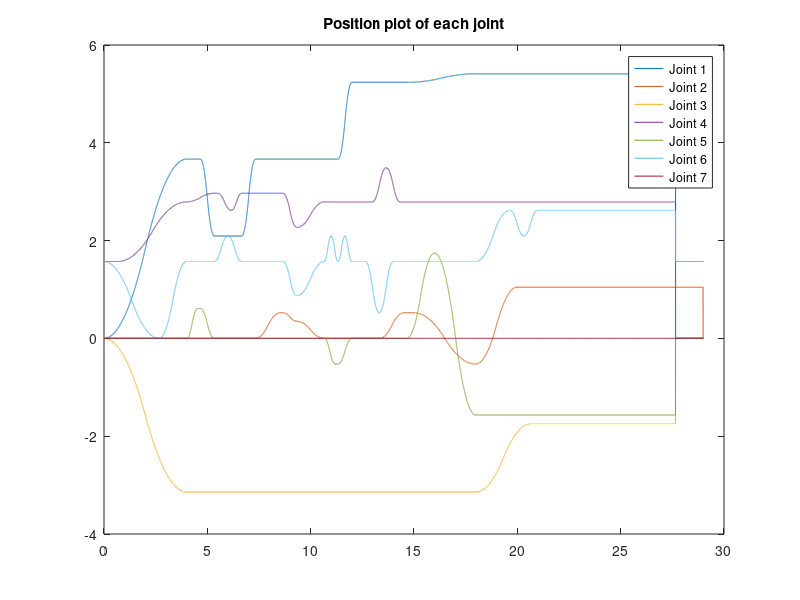
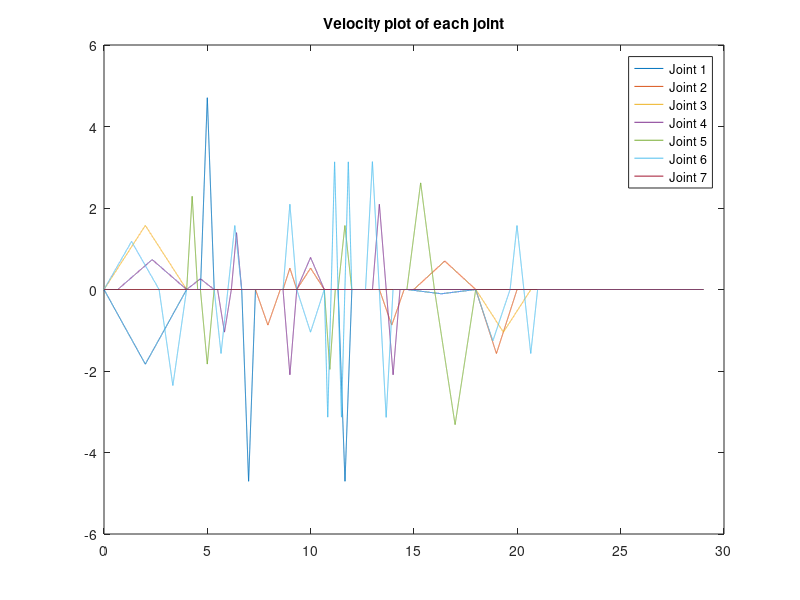

Write MATLAB code to recreate these figures, in order.
clear
clc
close all

%Joint1 v = 1.25 a =4
%Joint2 v =  a =    v= 1.5 a = 5 at 65 (for 1 second of 0)
%BOM IS 84 and that 1.4 seconds per beat
initial_position = [0 0 0 90 0 -90 0];
initial_position = initial_position*(pi/180);

%defines the limits of the velocity and acceleration of the panda to ensure
%it never exceeds P_phase4(n) = Strumming_pattern(2,n);
vel_max = [2.175 2.175 2.175 2.175 2.61 2.61 2.61]; %rad/s
a_max = [15 7.5 10 12.5 15 20 20]; %rad/s^2

%sets initial position of panda (must match initial in cpp code)
Initial_position = [0, -pi/4, 0, -3 * pi/4, 0, pi/2, pi/4];
phases = 5; %this is the number of target locations the program will have
joint = 1;

pandafilename = 'dance_pattern70.csv'; %name of csv that will be produced



%% Desired Inputs 
BPM = 45;
Time_factor = 60/BPM;
a=2;
%Creates the Position Blocks for the dance moves
side_to_side = {[0 20 0 -40 0 40 0 -20 0]; 0; 0; 0; [0 45 -45 0 -45 45 0 45 -45 0 -45 45 0]; [-20 40 -20 -20 0 40 -20 -20 0 40 -20 -20 20 0]; 0};
side_to_side_t = {[0.5 2 2 4 2 4 2 1.5 2]; 20; 20; 20; [0.25 1 0.75 2.25 2 1.75 2.25 2 1.75 2.25 1 0.75 2]; [2 1 1 1 3 1 1 1 3 1 1 1 1 2];20};
side_lean = {};
sway = {0.5*[-30 60 -60 60 -60 60 -60 30];[-20 0 20];0.5*[30 -60 60 -60 60 -60 60 -30];[0];[10 -20 20 -20 20 -20 20 -10];0;0};
sway_t = {2*[1 1 1 1 1 1 1 1];2*[1 6 1];2*[1 1 1 1 1 1 1 1];2*8;2*[1 1 1 1 1 1 1 1];2*8;2*8};
drop1 = {[0 45 -45 -45 45];-1*[0 90 -90 90 -90];0;[0 80 0 -80 80 -80 0];[0 -45 45];[20 0 -20 20 -40 40 -20];[45 -90 90 -90 90 -45 90 -180 90]};
drop1_t = {[8 2 2 2 2];[8 2 2 2 2];16;[0.5 6.5 1 2 2 2 2];[13.5 1 1.5];[1 6 1 2 2 2 2];[2 2 2 2 2 2 2 2 2]};
%drop2


forward_back_slow = {0; [20 0 -40 0 40 0 -20 0]; 0; -[20 0 -40 0 40 0 -20 0];0;[0 10 -10 0 10 -10 0 10 -10 0 10 -10];0};
for i = 1:numel(forward_back_slow)
    if (-1)^i > 0
        forward_back_slow_inv{i,1} = -1*forward_back_slow{i,1};
    else
        forward_back_slow_inv{i,1} = forward_back_slow{i,1};
    end
end
forward_back_slow_t = {16; [2 2 2 2 2 2 2 2]; 16; [2 2 2 2 2 2 2 2]; 16;[2 1 1 2 1 1 2 1 1 2 1 1];16};

circle = {[0 30 -60 60 -60 60 -60 30 0]; 0; [0 -50 100 -100 100 -100 100 -50 0];[0 -20 40 -40 40 -40 40 -40 20];0;[-20 40 -40 40 -40 40 -40 20];0};
circle_t = {2*[2 1 2 2 2 2 2 1 2];2*16;2*[2 1 2 2 2 2 2 1 2];2*[0.25 2 2 2 2 2 2 2 1.75];2*16;2*[2 2 2 2 2 2 2 2];2*16};

bb_five = 45;
bass_bounce = {0;0;0;0.25*[10 -10 10 -10 10 -10 10 -10 10 -10 10 -10 10 -10 10 -10];[0 bb_five 0 -bb_five 0 bb_five 0 -bb_five 0 bb_five 0 -bb_five 0];[-90 0 40 0 -40 0 90 0 -90 0 90];[0 45 0 -45 0]};
bass_bounce_t = {32;32;32;[2 2 2 2 2 2 2 2 2 2 2 2 2 2 2 2];[1.625 1.125 2.625 1.375 2.625 1.375 8 1 5.625 1.375 2.625 1.375 1];[1.625 5.375 0.875 0.125 1.625 10.375 1.625 2.375 1.625 5.375 1];[21.625 1.125 0.25 1 8]};
bass_bounce_inv = {0;0;0;0.25*[10 -10 10 -10 10 -10 10 -10 10 -10 10 -10 10 -10 10 -10];[0 -bb_five 0 bb_five 0 -bb_five 0 bb_five 0];[ -90 0 90 -90 0 90 0 -90 0 90 0 20 0 -20];[0 45 0 -45]};
bass_bounce_inv_t = {32;32;32;[2 2 2 2 2 2 2 2 2 2 2 2 2 2 2 2];[1.625 1.375 8 1 5.625 1.375 8 1 4];[1.625 1.375 1 1.625 6.375 1.625 2.375 1.625 10.375 1.375 0.25 1.125 0.25 1];[ 13.625 1.125 0.25 1 16]};

%hip_sway
head_bob = {0; [0 5 -5 5 -5 5 -5 5 -5];0; [0 10 -10 10 -10 10 -10 10 -10];0; [20 -20 20 -20 20 -20 20 -20];0};
head_bob_t = {9; [0.75 1 1 1 1 1 1 1 1.25]; 9; [0.5 1 1 1 1 1 1 1 1.5];9;[1 1 1 1 1 1 1 2];9};

fast_bob = {[0 5 -10 10 -10 10 -10 10 -5];0;[0 5 -10 10 -10 10 -10 10 -5];[-5 10 -10 10 -10 10 -10 10 -10 10 -10 10 -10 5];[30 -60 60 -60 60 -60 60 -30];0.75*[-20 40 -40 40 -40 40 -40 40 -40 40 -40 40 -40 20];0};
fast_bob_t = {[0.25 1 1 1 1 1 1 1 0.75];8;[0.125 1 1 1 1 1 1 1 0.875];[1 0.5 0.5 0.5 0.5 0.5 0.5 0.5 0.5 0.5 0.5 0.5 0.5 1];[1 1 1 1 1 1 1 1];[1 0.5 0.5 0.5 0.5 0.5 0.5 0.5 0.5 0.5 0.5 0.5 0.5 1];8};

wave = {0;-1*[-45 0 10 -20 20 -20 20 -20 20 -20 20 -20 20 -20 55];0;[45 0 10 -20 20 -20 20 -20 20 -20 20 -20 20 -20 -35]; 0;0.5*[-30 60 -60 60 -60 60 -60 60 -60 60 -60 60 -60 60 -30 0];0};
wave_t = {17;[2 0.75 1 1 1 1 1 1 1 1 1 1 1 1 2];17;[2 0.25 1 1 1 1 1 1 1 1 1 1 1 1 2.75]; 17;[2 1.0 1.0 1.0 1.0 1.0 1.0 1.0 1.0 1.0 1.0 1.0 1.0 1.0 1.0 1];17};

forward_back = {0;-1*[-10 20 -20 20 -20 20 -20 20 -20 20 -20 20 -20 20 -10];0*[-10 20 -20 20 -20 20 -20 20 -20 20 -20 20 -20 20 -10];-1*[-10 20 -20 20 -20 20 -20 20 -20 20 -20 20 -20 20 -10];0;[-20 40 -40 40 -40 40 -40 40 -40 40 -40 40 -40 40 -20];0};
forward_back_t = {2*16;2*[2 1 1 1 1 1 1 1 1 1 1 1 1 1 1];2*[2 1 1 1 1 1 1 1 1 1 1 1 1 1 1];2*[2 1 1 1 1 1 1 1 1 1 1 1 1 1 1];2*16;2*[2 1 1 1 1 1 1 1 1 1 1 1 1 1 1];2*16};

triangle_intro = {[5 0 -10 0 5 0 5 0 -5];0;[5 0 -10 0 5 0 5 0 -5];[0 10 0 -10 0];[15 0 -30 0 15 0 15 0 -15];0;0};
triangle_intro_t = {[2 2 1 0.5 0.75 0.25 1 0.5 1];9;[2 2 1 0.5 0.75 0.25 1 0.5 1];[5.5 0.75 0.25 1 1.5];[2 2 1 0.5 0.75 0.25 1 0.5 1];9;9};

head_intro = {0;0;0;[0 10 0 -10];[0 45 0 -90 0 45 0];[90 0 -90 0 180 0 -90];0};
head_intro_inv = head_intro;
head_intro_inv{5} = -1*head_intro{5};
head_intro_t = {9;9;9;[6.6 0.9 0.5 1];[4 1 0.5 0.75 0.25 1 1.5];[2 2 1 1.5 1 0.5 1];9}; 

darbuka_beat ={0;[0 20 0 -20];0;[0 -35 0 15 0 20];0;[0 -20 35 0 -15 0];[0 30 -30]};
darbuka_beat_t = {8;[0.5 2.5 4 1];8;[0.5 2.5 1.5 1 1.5 1];8;[0.5 2.5 1.25 0.25 1 2.5];[6 1 1]};%0.5 2.5 1 0.5 1 1 0.5 1

arc = {[90 0 -90];[45 -90 0 90 0 -90 0 45];[-90 0 30 0 -60 0 120];[0 30 -30 0 30 -30 0];[0 20 -40 20 0];[0 20 -20 20 -20 0];0};
arc_t = {[4 24 4];[4 4 4 4 4 4 4 4];[4 12 3.5 0.5 4 4 4];[4 2 2 4 2 2 16];[24 1 2 1 4];[8 1 1 1 1 20];32};

wait = {0;[0 2 -2 2 -2];0;0;0;[1 -1 1 -1];0};
Bwait = {0;0;0;[2 -2 2];0;[5 -5 5];0};
Bwait_t = {3;3;3;[1 1 1];3;[1 1 1];3};
wait_t = {4;[0.25 1 1 1 0.75];4; 4;4;[1 1 1 1];4};
wait_single_t = {1;1;1;1;1;1;1};


hip_wait = {[20 0 -20 0 -20 0 20];0;[-20 0 20 0 20 0 -20];0;[20 0 -20 0 -20 0 20];[-50 0 50];0};
hip_wait_t = {[1 0.5 2.25 0.25 1 0.5 2.5];8;[1 0.5 2.25 0.25 1 0.5 2.5];8;[1 0.5 2.25 0.25 1 0.5 2.5];[1.5 5 1.5];8};  

cue = {0;0;[0 -20 0 20];[0 -20 0 20];[-90 0];[-60 0 30 -30 30 -30];0};
cue_t = {8;8;[0.25 1.5 5 1.25];[0.25 1.5 5 1.25];[3 5];[1.5 3.5 0.75 0.75 0.75 0.75];8};

length = 32;
for i = 1:(length/4)
    pulse(i) = 40*(-1)^(i+1);
    pulse_next(i) = pulse(i)/10;
    pulse_t(i) = 4;
    if i == length/4
        pulse(i) = 20;
    end
end
pulse_next_t = pulse_t; 
pulse_next_t(length/4) = pulse_t(2)-0.25; 
watch = {0;0;0;[0 pulse_next];[0 90]; pulse;0};
pulse(end) = -40;
watch_inv = {0;0;0;[0 pulse_next];[0 70]; pulse;0};
watch_t ={32;32;32;[0.25 pulse_next_t];[30.25 1.75];pulse_t;32};

pose_look = {[0 30 -60 30 0];[35 0 -25 0 25 0 -35 0];0;[-45 0 50 0 -50 0 45 0];[0 -10 20 -10 0];[25 0 10 -95 0 95 -10 0 -25 0];[0 -15 30 -15 0]};
pose_look_t = {[1.5 1.5 1 1.5 10.5];[1.25 2.75 1.25 2.75 1.5 2.5 1.5 2.5];16;[1.25 2.75 1.25 2.75 1.25 2.75 1.5 2.5];[5.5 1.5 1 1.5 6.5];[1.25 2.5 0.25 1.0 2.75 1 0.25 3 1.5 2.5];[9.5 1.5 1 1.5 2.5]};

back_pose = {0;[-20 0 40 0 -20 0];0;[20 0 -40 0 5 15 0];[0 20];[0 20 -20 0  20 -20 0];0};
back_pose_t = {12;[2 2 2 2 2 2];12;[1.5 .5 3 1 2 2 2];[9.5 2.5];[1.5 2.5 1 0.5 2.5 1 3];12};

side_pose = {[10 0 -20 0 10 0];[0 -5 0 -5];[-15 0 30 0 -15 0];0;[-15 0 -15 15 0 15 -15 0];0;0};
side_pose_t = {[1 3 1 3 1 3];[1.5 2.5 5.5 2.5];[1 3 1 3 1 3];12;[1 0.5 2.5 1 0.5 2.5 1 3];12;12};

Up_downlook = {[0 -30 0 60 0 -30 0];[40 0 -20 0 -20 0];[0 30 0 -60 0 30 0];[-40 0 70 0 -30 0];[0 35 0 -70 0 35 0];[0 -30 0 30 0];0};
Up_downlook_t = {[8 3 1 3 1 3 5];[2 2 2 14 2 2];[8 3 1 3 1 3 5];[3 1 3 13 3 1];[8 3 1 3 1 3 5];[4 2 14 2 2];24};



j=1;
head_nod_t = zeros(1,20)+1; 
head_nod = zeros(1,20)+15;
head_nod2 = zeros(1,10)+15;
head_nod_t0 = zeros(1,10)+2; 
for i = 1:numel(head_nod_t0)
    head_nod2(i) = ((-1)^(i))*head_nod2(i);

end
for i = 1:numel(head_nod_t)
    
    if j < 0
        head_nod(i) = -head_nod(i);
    end
    if ((-1)^(i)) > 0 
        head_nod(i) = 0;
        j = -j;
    end
end

breath_offset1 = 0.125*head_nod2 - 0.25*head_nod2;
breath_offset1 = [0 breath_offset1];
head_nod_t1 = [0.5 head_nod_t0];
head_nod_t1(end) = 1.5;

breath_offset2 = 0.2*head_nod2 - 0.4*head_nod2;
breath_offset2 = [0 breath_offset2];
head_nod_t2 = [0.25 head_nod_t0];
head_nod_t2(end) = 1.75;

follow_wait={0;breath_offset1;0;breath_offset2;[-70 0 140 0 -70];head_nod2;0};
follow_wait_inv = follow_wait;
follow_wait_inv{5} = -1*follow_wait{5};
follow_wait_t = {20;head_nod_t1;20;head_nod_t2;[2 6 4 6 2];head_nod_t0;20};

Build = {[0 -20 20];[0 -45 45];[0 30 -30];[0 45 -45];[0 -70 70];[0 20 -20];[0 -80 80]};
Build_t = {[4 4 4];[4 4 4];[4 4 4];[4 4 4];[4 4 4];[4 4 4];[4 4 4]};
 

compassion = {0;[-10 0 -10 0 -10 0 10 0 10 0 10 0];0;[10 0 10 0 10 0 -10 0 -10 0 -10 0];[30 0 -60 0 60 0 -60 0 60 0 -30 0];head_nod;[15 0 -30 0 30 0 -30 0 30 0 -15 0]};

compassion_t = {24;[2 2 2 2 2 2 2 2 2 2 2 2];24;[2 2 2 2 2 2 2 2 2 2 2 2];[2 2 2 2 2 2 2 2 2 2 2 2];head_nod_t;[2 2 2 2 2 2 2 2 2 2 2 2]};
%pride2(tallsway)
%pride(raise head)
%joy1(pumpup)

Mirror = {-1*[0 90 0 -90];-1*[0 -45 0 90 0 -90 45];-1*[0 10 -10 0];-1*[0 45 0 -90 0 90 -45];-1*[0 60 -60 0 90 0 -90 0 60 -60];[-90 0 90 0 30 -30 -90 -45 45 0 10 80];0};
Mirror_inv = {-1*[0 -55 0 55];-1*[0 -45 0 90 0 -90 45];-1*[0 -10 10 0];-1*[0 45 0 -90 0 90 -45];-1*[0 -60 60 0 -90 0 90 0 -60 60];[-90 0 90 0 30 -30 90 -45 45 0 -10 -80];0};
Mirror_t = {[4.35 2.65 23 2];[0.25 1.75 6.25 2.75 17 2 2];[4.25 1.375 1.125 25.25];[0.25 1.75 6.25 2.75 17 2 2];[4 2 2 8 3 5 3 1 2 2];[2 6 3 1 2 2 4 2 2 4 2 2];32};  

%% UTOPIA

standing_rest = {-210;0;180;[0 70];0;[90 -90];0};
standing_rest_t = {3;3;3;[0.5 2.5];3;[2 1];3};

sts = {[0 90];0;0;10;[35 0 -35];0 ;0};
sts_t = {[0.5 0.5];1;1;1;[.4 0.1 .5]; 1;1};

drop = {0;0;0;[0 -20 20];0;[-30 30];0}; %drops sideways
drop_t = {1;1;1;[0.125 0.5 0.375];1;[0.5 0.5];1};

leanback = {[-90 0]; [0 -30, 0 10]; 0; [0 -40]; 0; [0, 40]; 0;}; %top drops down and returns facing straight 
leanback_t = {[0.5 1.5];[0.5 0.9 0.1 0.5];2;[1.5 0.5]; 2;[1.5 0.5];2}; 

dropb = {0; [0 0]; 0; 0; 0; [-60 60]; 0;};
dropb_t = {1;[0.5 0.5];1;1;1;[0.5 0.5];1};

return_torest = {0; 20; 0;30;0;-40;0}; %return to straight up facing forward
return_torest_t = {1;1;1;1;1;1;1};

shoulder = {[0 -90];0;0;0;[-30 0 30]; [-30 30 -30 30]; 0;};
shoulder_t = {[0.5 0.5];1;1;1;[0.4 0.1 0.5];[ 0.25 0.25 0.25 0.25];1};

wave = {0; [0 0 -30 0]; 0; [0 0 40 -40 0]; 0; [0 60 -60 0]; 0;};%need to go sideways           
wave_t = {2;[0.5 0.5 0.9 0.1];2;[0.5 0.25 0.5 0.5 0.25]; 2;[0.5 0.5 0.5 0.5];2};

fake_spin = {-10;[0 60];0;0;[100 -190];0;0};
fake_spin_t = {2.5;[.25 2.25];2.5;2.5;[1 1.5];2.5;2.5};

arcut = {0;[-90 0];[-80 0];0;0;[-60 30 -30];0};
arcut_t = {2.25 ;[1.5 1.75];[2 .25];2.25;2.25;[1.25 0.5 0.5];2.25};

endscene = {0;0;0;0;0;0;0};
endscene_t = {5;5;5;5;5;5;5};
%% Dance time
%Part_B
Dance_routine = {standing_rest sts drop leanback return_torest shoulder wave fake_spin arcut endscene};
Dance_routine_t = {standing_rest_t sts_t drop_t leanback_t return_torest_t shoulder_t wave_t fake_spin_t arcut_t endscene_t};

xarmfilename = 'forest1b.csv';
%PartA
%Dance_routine = {head_intro darbuka_beat darbuka_beat Bwait wait forward_back_slow forward_back_slow bass_bounce arc follow_wait hip_wait circle compassion watch_inv wait Mirror compassion Up_downlook wait hip_wait Build back_pose side_pose wait Up_downlook wait triangle_intro};
%Dance_routine_t = {head_intro_t darbuka_beat_t darbuka_beat_t Bwait_t wait_t forward_back_slow_t forward_back_slow_t bass_bounce_t arc_t follow_wait_t hip_wait_t circle_t compassion_t watch_inv_t wait_t Mirror_t compassion_t Up_downlook_t wait_t hip_wait_t Build_t back_pose_t side_pose_t wait_t Up_downlook_t wait_t triangle_intro_t};

%%

%Does not move
Wait = [0;0;1];

%******Part to change******
n = numel(Dance_routine);

%Time input of each joint
t1 = [];
t2 = [];
t3 = [];
t4 = [];
t5 = [];
t6 = [];
t7 = [];


Phase_array = [];
time_array = [];
P_phase = {};
t_phase = {};
spot = 1;
for j = 1:7
    Phase_array = [];
    time_array = [];
    for m = 1:n
        Phase_array = [Phase_array Dance_routine{m}{j}];
        time_array = [time_array Dance_routine_t{m}{j}];
    end
    P_phase{j} = Phase_array;
    t_phase{j} = Time_factor*time_array;
    
end
%Adds in Strumming pattern

debugt = t_phase;
debugp = P_phase;
% t_phase = {t1; t2; t3; t4; t5; t6; t7}; %time it will take to complete each phase
% P_phase = {P_phase1; P_phase2; P_phase3; P_phase4; P_phase5; P_phase6; P_phase7}; 
%target position of each phase

t_step = 0.001; %value of time steps for lamba function
%finds total t to make arrays

%%

for i = 1:numel(t_phase) 
t_test(i) = sum(t_phase{i});
end


%finds total t to make arrays
t_total = max(t_test);
datapoints = int64(t_total/t_step);
time = linspace(0,t_total,datapoints);
Trajectory = zeros([7 datapoints]);
Velocity = zeros([7 datapoints]);


for j = 1:7 %runs the program 7 times for each joint
    phases = numel(P_phase{j}); 
    i=1;
    currentplace = 0;
    current_pos = 1;
    t_pos = 0;
    negativeplace = zeros([1 phases]);
    zeroplace = zeros([1 phases]);
    %defines some inital conditions
    t1 = 0; %inital time for each phase
    P1 = 0; %inital position displacement
    v0 = 0;%initial velocity
    
 
    
    while i<=phases
        P_phase{j}(i) = P_phase{j}(i)*(pi/180); %convert to radians
        P = P_phase{j}(i);
        t_a = t_phase{j}(i)/2;
        a = (P_phase{j}(i) -v0*t_a)/(t_a^2);
        vf = t_a*a;
        if abs(a) > a_max(j) || abs(vf) > vel_max(j)
            rip = ['too fast at phase ',num2str(i),' joint ',num2str(j),' velocity ',num2str(vf),' acceleration ',num2str(a)];
            disp(rip)
            %break
        end
        %creates some datapoints along the kinematic equation to use for 5th
        %order polynomial
        t = linspace(t1,t_a,10);
        y_start = P1 + .5*a*t.^2;

        %5th orde0 0 0 90 0 -90 0];r trajectory
        [P_start, s, mu] = polyfit(t,y_start,6);
        data_accel = t_a/0.001;
        x2_start = linspace(0,t_a,data_accel);
        y2_start = polyval(P_start,x2_start,s,mu);
        
        %Deceleration 
        t_total = 2*t_a;
        t_end = flip(t_total - t);
        y_end = y2_start(end) + vf*t - .5*a*t.^2;

        %5th order
        [P_end, s_end, mu_end] = polyfit(t,y_end,6);
        x2_end = linspace(0,t_a,data_accel);
        y2_end = polyval(P_end,x2_end, s_end, mu_end);
        x2_end = flip(t_total-x2_end);
        
        %makes trajectory  and velocity grid

        t_pos = t_pos + t_phase{j}(i);

        time_grid = [x2_start x2_end];
        
        if i>1
            time_grid = t_pos + [x2_start x2_end];
        end
        traj_grid = [y2_start y2_end];
        %creats gradient velocities (v=d/t)
        Single_Velocity_grid = gradient(traj_grid(:))./gradient(time_grid(:));
        Velocity_grid = transpose(Single_Velocity_grid);

%         if negativeplace(i) > 0 %checks to make negative direction
%                 traj_grid=-traj_grid;
%                 Velocity_grid = -Velocity_grid;
%         end
%         if zeroplace(i) > 0 %checks to make pause times
%             traj_grid= 0 * traj_grid;
%             Velocity_grid = 0 * Velocity_grid;
%         end
        
        if i > 1
            current_pos = end_pos+1;
%current_pos + (t_phase{j}((i-1))/t_step);
        end
        end_pos = current_pos + numel(time_grid)-1;
        %makes trajectory, time velocity array

        %abs_position(i) =traj_grid(end);
        if i==1
            Trajectory(j,current_pos:end_pos) = traj_grid;
        else
            Trajectory(j,current_pos:end_pos) = traj_grid;
        end
        Velocity(j,current_pos:end_pos) = Velocity_grid;
        
        P1 = traj_grid(end);
        
        i=i+1;
        
    end
end

Velocity_phase1 = Velocity;
figure
for i = 1:7
    Trajectory(i,:) = Trajectory(i,:) + initial_position(i);
    if i == 2 || i == 6 || i == 1 || i == 3
        Trajectory(i,:) = -1*Trajectory(i,:);
    end
    plot(time,Trajectory(i,:))
    hold on
end
title('Position plot of each joint')
legend('Joint 1','Joint 2','Joint 3','Joint 4','Joint 5','Joint 6','Joint 7')

figure
for i = 1:7
    plot(time,Velocity(i,:))
    hold on
end
legend('Joint 1','Joint 2','Joint 3','Joint 4','Joint 5','Joint 6','Joint 7')
title('Velocity plot of each joint')

% Final create
%Velocity_phase1 = transpose(Velocity_phase1);
%Velocity_phase2 = transpose(Velocity_phase2);
%Velocity_phase2 = 0 * Velocity_phase2;
Trajectory(8,:) = time;
final_position_db = transpose(Trajectory);
final_position = final_position_db(1:4:end,:);
csvwrite(xarmfilename,final_position);

final_trajectory = Velocity_phase1;
final_trajectory = transpose(final_trajectory);
csvwrite(pandafilename,final_trajectory);